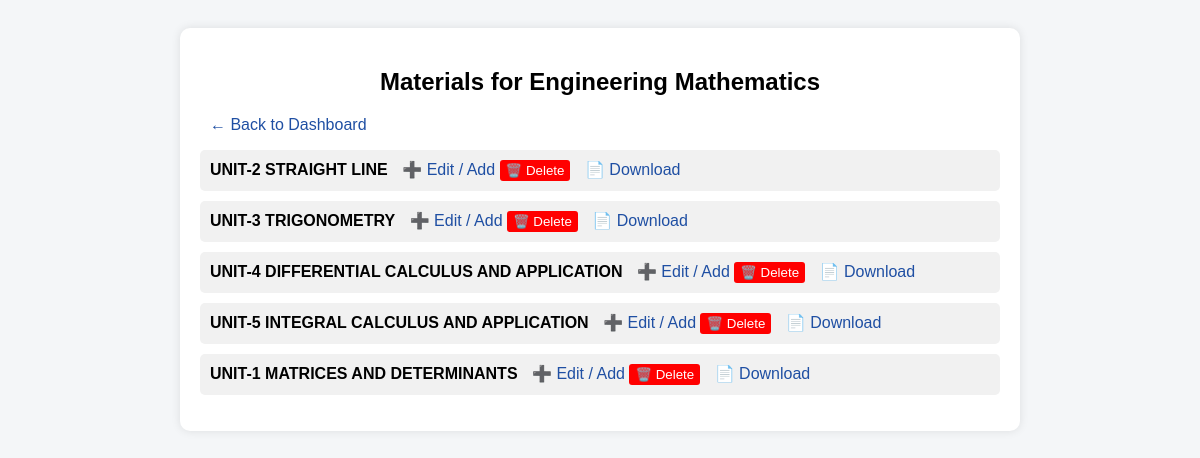
Screenshot of /admin/subject/2/materials (signed in) with the database file from the repository.
### app.py (models this page shows)
class Subject(db.Model):
    id = db.Column(db.Integer, primary_key=True)
    name = db.Column(db.String(100), nullable=False)
    branch_id = db.Column(db.Integer, db.ForeignKey('branch.id'), nullable=False)

class DCETMaterial(db.Model):
    id = db.Column(db.Integer, primary_key=True)
    subject_id = db.Column(db.Integer, db.ForeignKey('subject.id'), nullable=False)
    title = db.Column(db.String(200), nullable=False)
    question = db.Column(db.Text, nullable=False)
    answer = db.Column(db.Text, nullable=True)
    qp_file = db.Column(db.String(200), nullable=True)

### app.py (the view)
@app.route('/admin/subject/<int:subject_id>/materials')
def admin_subject_materials(subject_id):
    if 'admin_id' not in session:
        return redirect('/login')
    subject = Subject.query.get_or_404(subject_id)
    materials = DCETMaterial.query.filter_by(subject_id=subject_id).all()
    return render_template('admin_subject_materials.html',
                           subject=subject,
                           materials=materials)

### app.py (called while the page is built)
@app.after_request
def add_header(response):
    response.headers["Cache-Control"] = "no-cache, no-store, must-revalidate"
    response.headers["Pragma"] = "no-cache"
    response.headers["Expires"] = "0"
    return response

### templates/admin_subject_materials.html (shortened to what this page needs)
<!DOCTYPE html>
<html>
<head>
</head>
<body>
    <div class="container">
        <h2>Materials for {{ subject.name }}</h2>
     <a href="/admin/dashboard" class="back-btn">← Back to Dashboard</a>
        <ul>
            {% if materials %}
                {% for material in materials %}
                    <li>
    <strong>{{ material.title }}</strong>
    <a href="/admin/add-dcet/{{ subject.id }}">➕ Edit / Add</a>
    <form action="/admin/delete-dcet/{{ material.id }}" method="POST" style="display:inline;">
        <button type="submit" style="background:red;color:white;border:none;padding:3px 6px;border-radius:3px;cursor:pointer;">🗑️ Delete</button>
    </form>
    {% if material.qp_file %}
        <a href="{{ url_for('static', filename=material.qp_file.split('static/')[-1]) }}" target="_blank">📄 Download</a>
    {% endif %}
</li>
                {% endfor %}
            {% else %}
                <li>No materials added yet.</li>
            {% endif %}
        </ul>
    </div>
</body>
</html>

### templates/admin_subject_materials.html (style rules this page uses)
body { font-family: Arial, sans-serif; background: #f4f6f8; padding: 20px; }
.container { background: #fff; padding: 20px; border-radius: 10px; box-shadow: 0 0 10px rgba(0,0,0,0.1); max-width: 800px; margin: auto; }
h2 { text-align: center; }
ul { list-style-type: none; padding: 0; }
li { margin: 10px 0; padding: 10px; background: #f1f1f1; border-radius: 5px; }
a { text-decoration: none; color: #1f4fa3; margin-left: 10px; }

### rows the page displays
Subject: name "Engineering Mathematics"
DCETMaterial: title "UNIT-2 STRAIGHT LINE"
DCETMaterial: title "UNIT-3 TRIGONOMETRY"
DCETMaterial: title "UNIT-4 DIFFERENTIAL CALCULUS AND APPLICATION"
DCETMaterial: title "UNIT-5 INTEGRAL CALCULUS AND APPLICATION"
DCETMaterial: title "UNIT-1 MATRICES AND DETERMINANTS"
